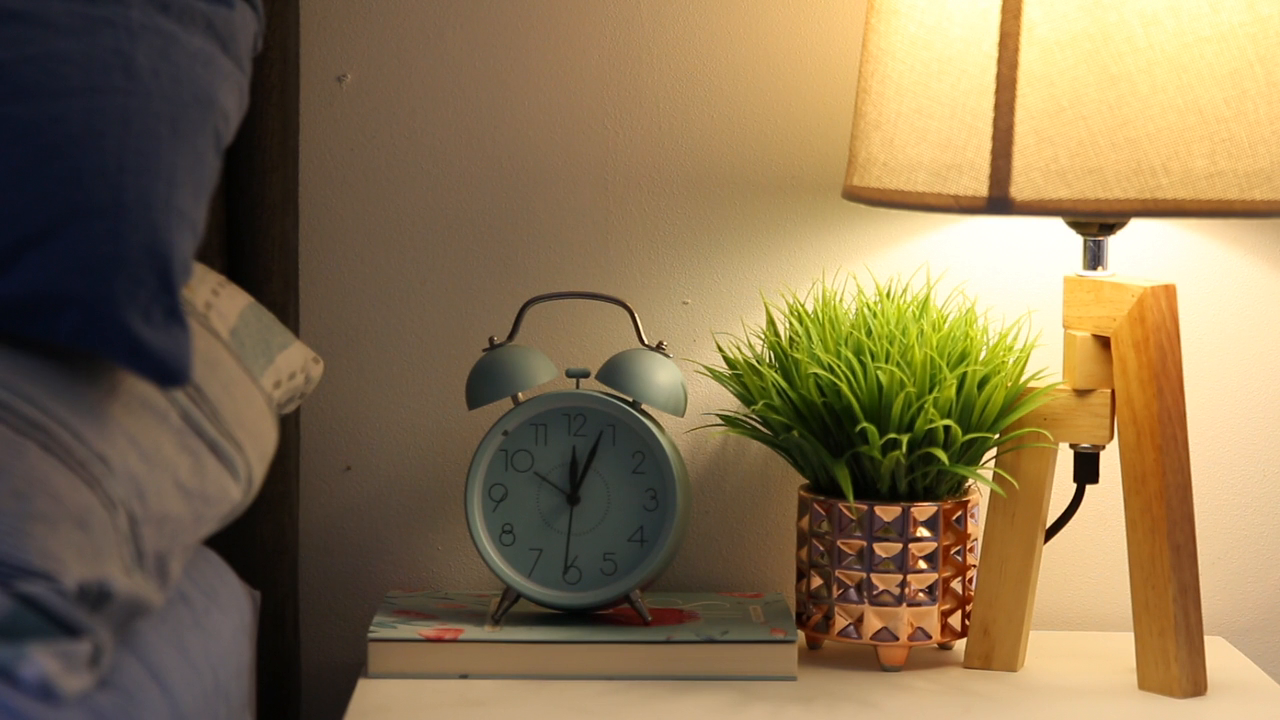
#> input picture frame 24 of video1.mp4, 1280 x 720 px
$ python '15_videolarda_renk_uzayı.py'
#> lines starting #> are read from the running program, lines starting #| are printed output that depends on the picture
import cv2
import  numpy as np
cap=cv2.VideoCapture("video1.mp4")
while True:
    ret,frame=cap.read()
#> frame is the input picture: shape (720, 1280, 3); mean B, G, R 80.4, 113.7, 134.2
    if ret==0:
        break
    frame=cv2.cvtColor(frame,cv2.COLOR_BGR2GRAY)
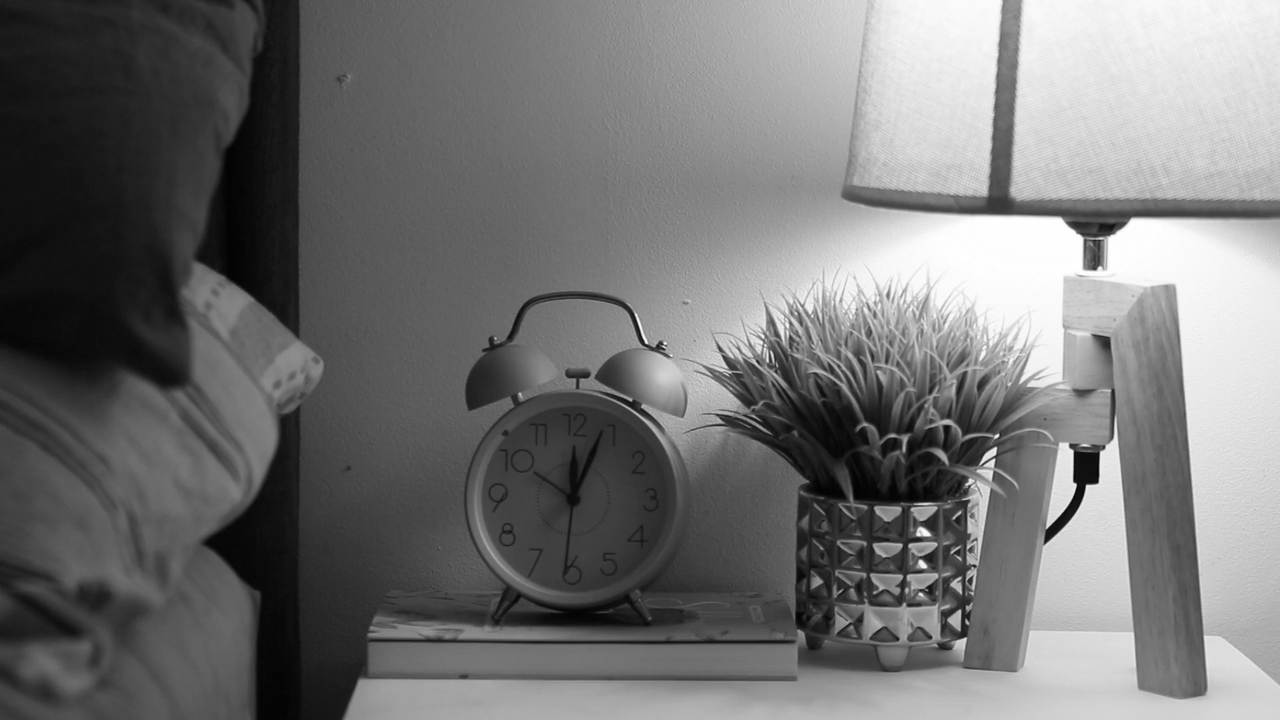
#> frame: shape (720, 1280); min 1, max 255, mean 116.1
    cv2.imshow("Video",frame)
    if cv2.waitKey(30)&0xFF==ord("q"):
#> (key q is pressed here)
        break
cap.release()
cv2.destroyAllWindows()

$ run again, starting later in the video
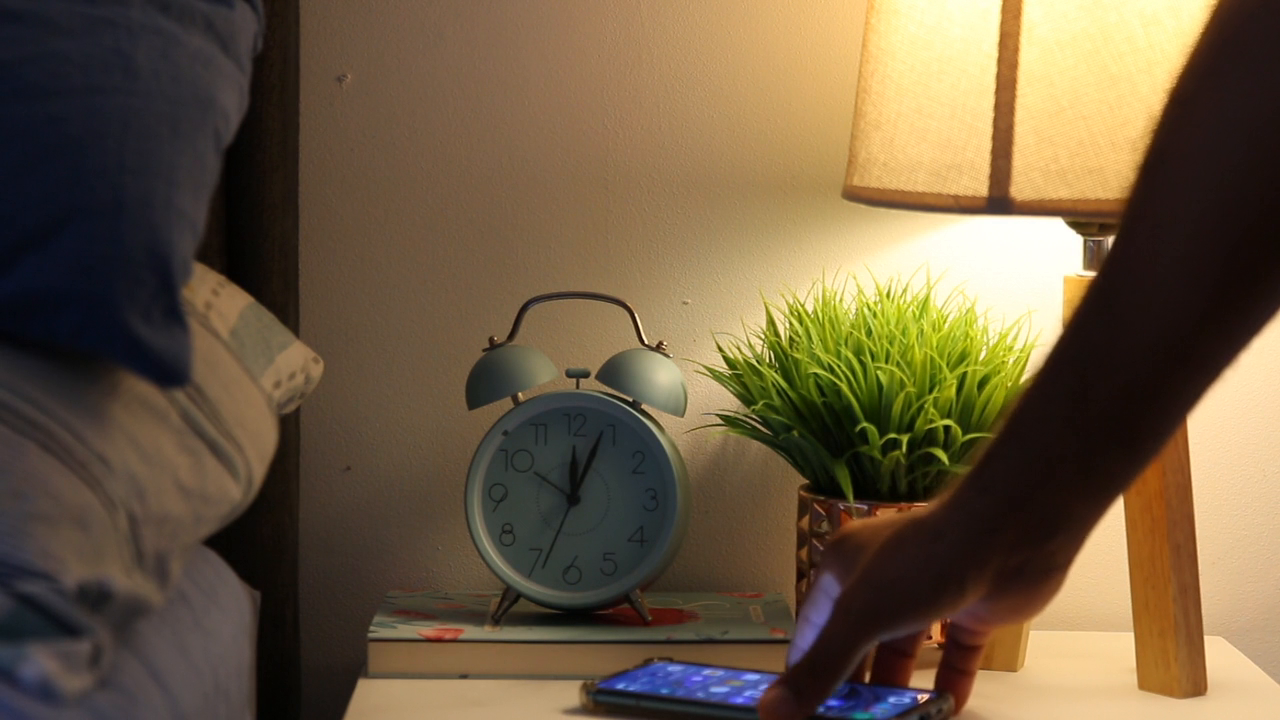
#> input picture frame 111 of video1.mp4, 1280 x 720 px
#> frame is the input picture: shape (720, 1280, 3); mean B, G, R 66, 91.7, 109.5
#> `frame=cv2.cvtColor(frame,cv2.COLOR_BGR2GRAY)`:
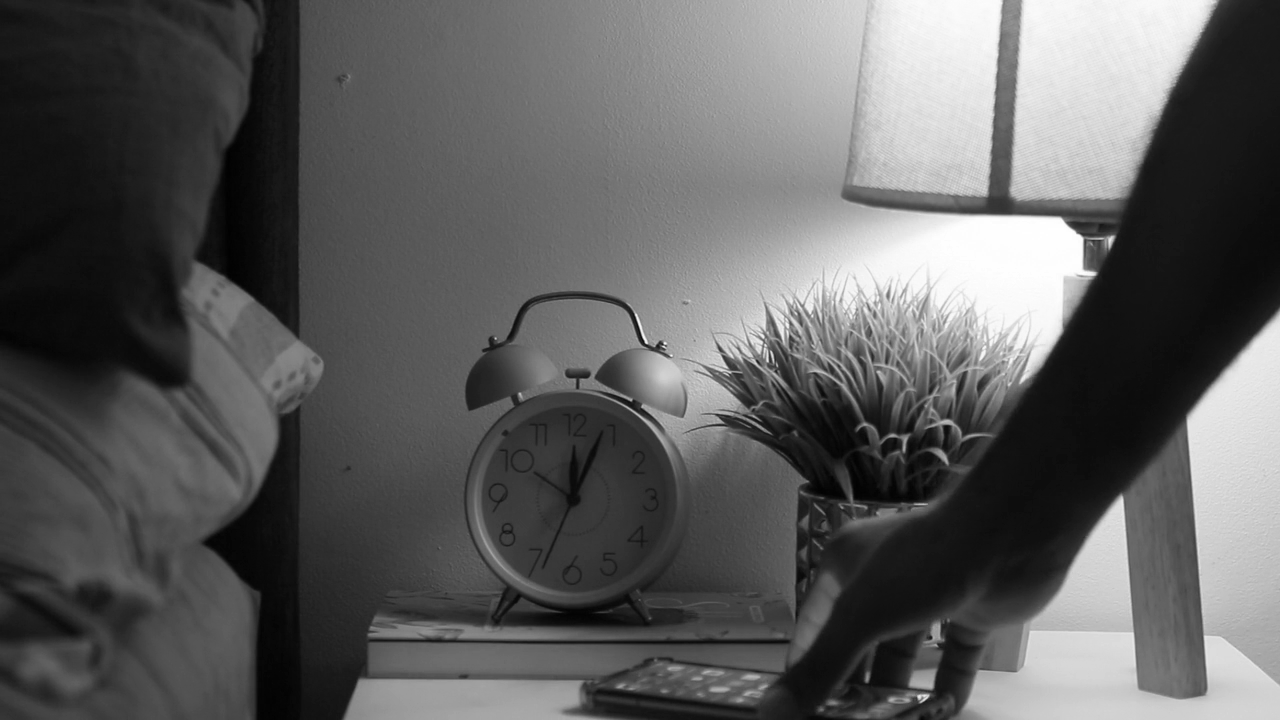
#> frame: shape (720, 1280); min 1, max 255, mean 94.1

$ run again, starting later in the video
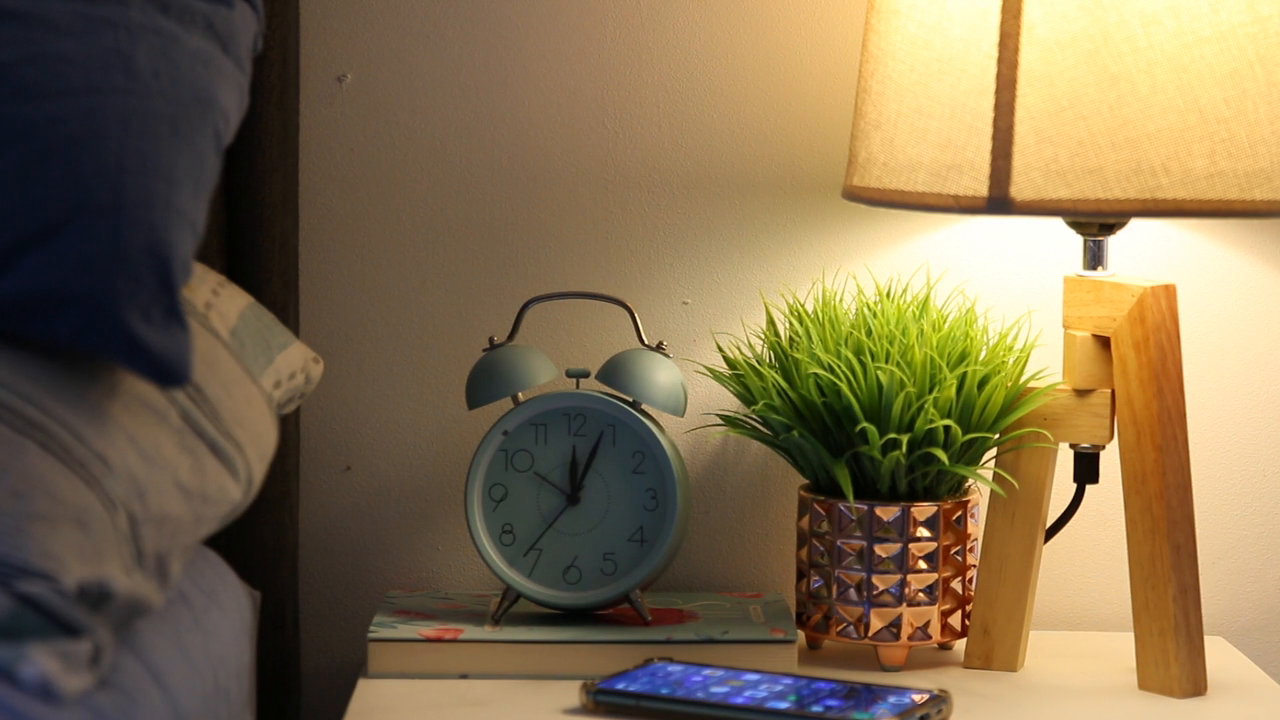
#> input picture frame 198 of video1.mp4, 1280 x 720 px
#> frame is the input picture: shape (720, 1280, 3); mean B, G, R 79.4, 110.5, 129.4
#> `frame=cv2.cvtColor(frame,cv2.COLOR_BGR2GRAY)`:
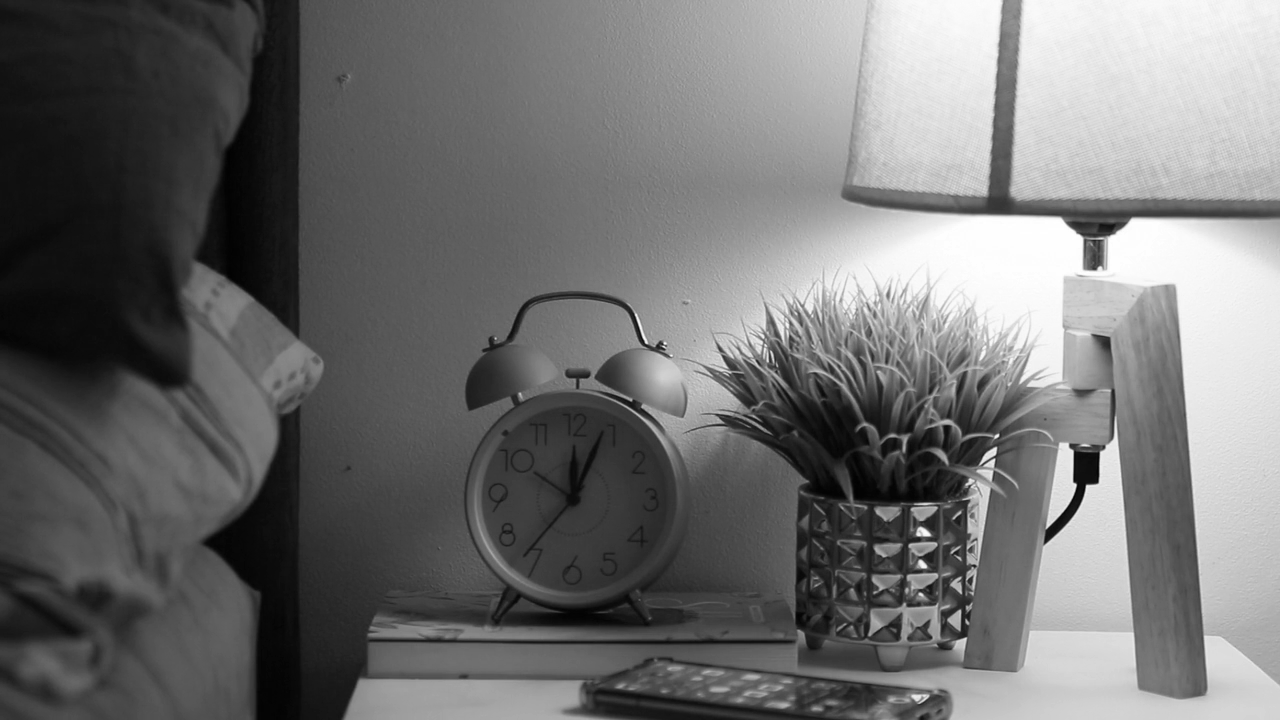
#> frame: shape (720, 1280); min 1, max 255, mean 112.6
